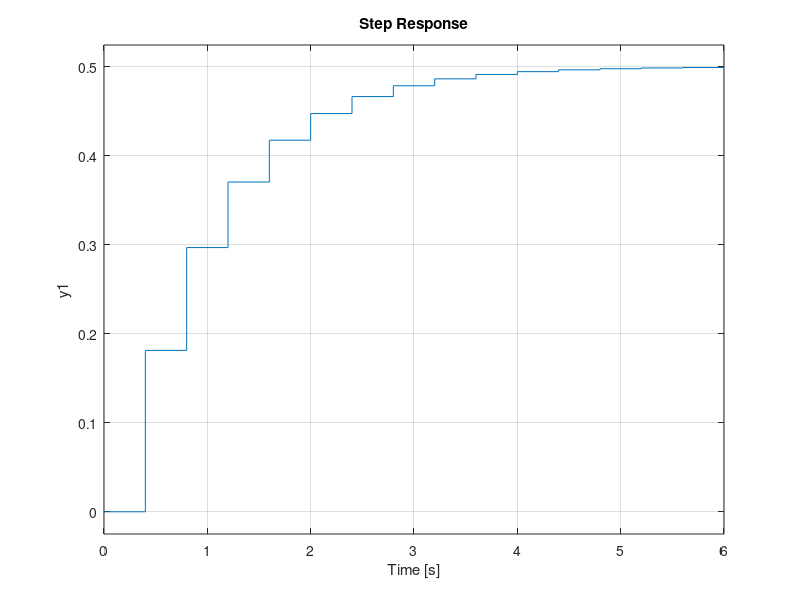
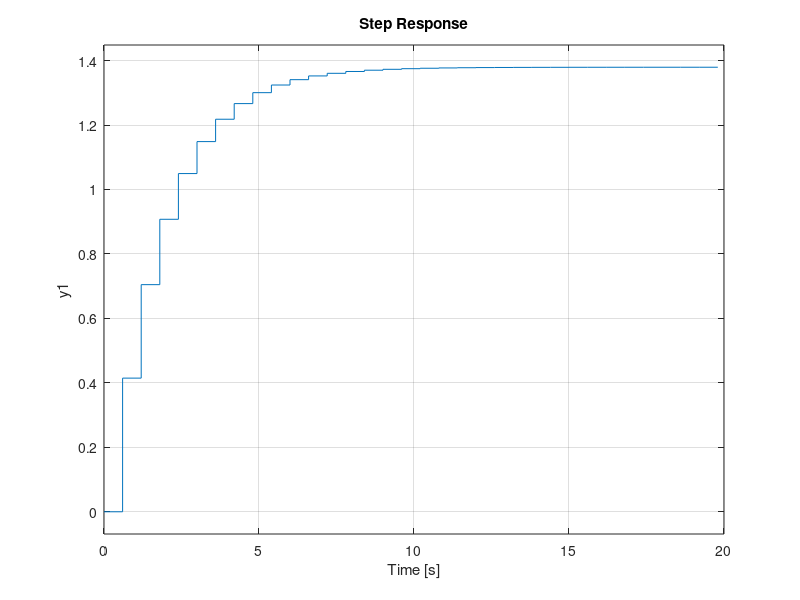
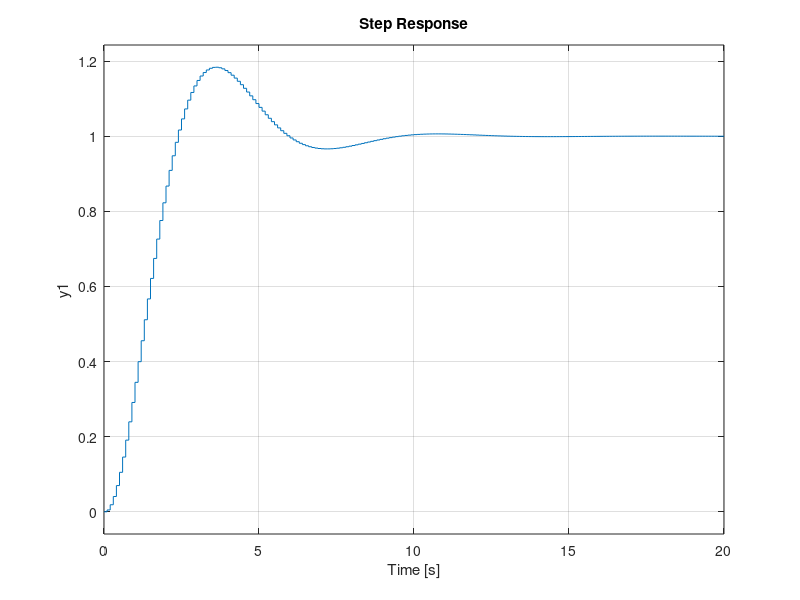

Reproduce these figures in MATLAB, in order. (Note: this script raises an error after producing the figures.)
clear; close all; clc;
%% Problem 1
figure(1);
Ts = 0.4;

Gs = tf(0.5, [1 0.5])
Gscl = feedback(Gs,1)

Gz = c2d(Gs, Ts)
Gzcl = feedback(Gz, 1)
hold on;
step(Gscl);
step(Gzcl);

hold off;

%% problem 2
figure(2);
Ts = 0.6;

Gs = tf(2,[1 0.5])
Gz = c2d(Gs, Ts)
Gzcl = feedback(Gz, 0.04)

hold on;
step(0.4*Gzcl)
hold off;

%% problem 3
figure(3);
hold on;


Gs = tf(1, [1 1 0])
Gscl = feedback(Gs, 1)
step(Gscl);

% T = 1s
Ts = 1;
Gz = c2d(Gs, Ts);
Gzcl = feedback(Gz, 1)
log(pole(Gzcl))/Ts
step(Gzcl);

% T = 0.5s
Ts = 0.5;
Gz = c2d(Gs, Ts);
Gzcl = feedback(Gz, 1)
log(pole(Gzcl))/Ts
step(Gzcl);

% T = 0.1s
Ts = 0.1;
Gz = c2d(Gs, Ts);
Gzcl = feedback(Gz, 1)
log(pole(Gzcl))/Ts
step(Gzcl);
hold off;

%% problem 4
hold on;
Gs = tf(1, [1 1]);
Ts = 1;
Gz = c2d(Gs, Ts)

hold off;

%% Problem 5
syms z
C = (z-0.9)*(z-0.8)*(z^2-1.9*z+1);
expand(C)
roots([1 -3.6 4.95 -3.068 0.72])


























